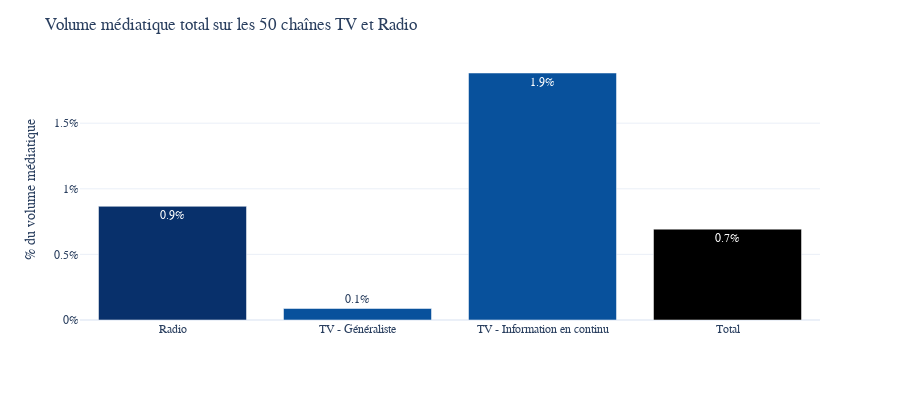

Notebook code cell kept with this figure:
### Code cell
fig = px.bar(media_time.reset_index(),x = "index",y = "media_part",height = 400,text_auto = ".1%")
fig.update_layout(yaxis_tickformat='0%',
                  title = "Volume médiatique total sur les 50 chaînes TV et Radio",
                  font_family="Poppins",yaxis_title="% du volume médiatique",xaxis_title = "")
fig.update_traces(marker_color=[COLOR_RADIO,COLOR_TV,COLOR_TV])
fig

### Figure 1 — Plotly figure (JSON) as saved in the notebook; plotly's stock layout.template omitted (floating-point values rounded to 4 significant figures)
{"data": [{"alignmentgroup": "True", "hovertemplate": "index=%{x}<br>media_part=%{y}<extra></extra>", "legendgroup": "", "marker": {"color": ["#08306b", "#08519c", "#08519c"], "pattern": {"shape": ""}}, "name": "", "offsetgroup": "", "orientation": "v", "showlegend": false, "textposition": "auto", "texttemplate": "%{y:.1%}", "type": "bar", "x": ["Radio", "TV - Généraliste", "TV - Information en continu", "Total"], "xaxis": "x", "y": [0.008667, 0.0008772, 0.01883, 0.006926], "yaxis": "y"}], "layout": {"barmode": "relative", "font": {"family": "Poppins"}, "height": 400, "legend": {"tracegroupgap": 0}, "margin": {"t": 60}, "title": {"text": "Volume médiatique total sur les 50 chaînes TV et Radio"}, "xaxis": {"anchor": "y", "domain": [0, 1], "title": {"text": ""}}, "yaxis": {"anchor": "x", "domain": [0, 1], "tickformat": "0%", "title": {"text": "% du volume médiatique"}}}}
